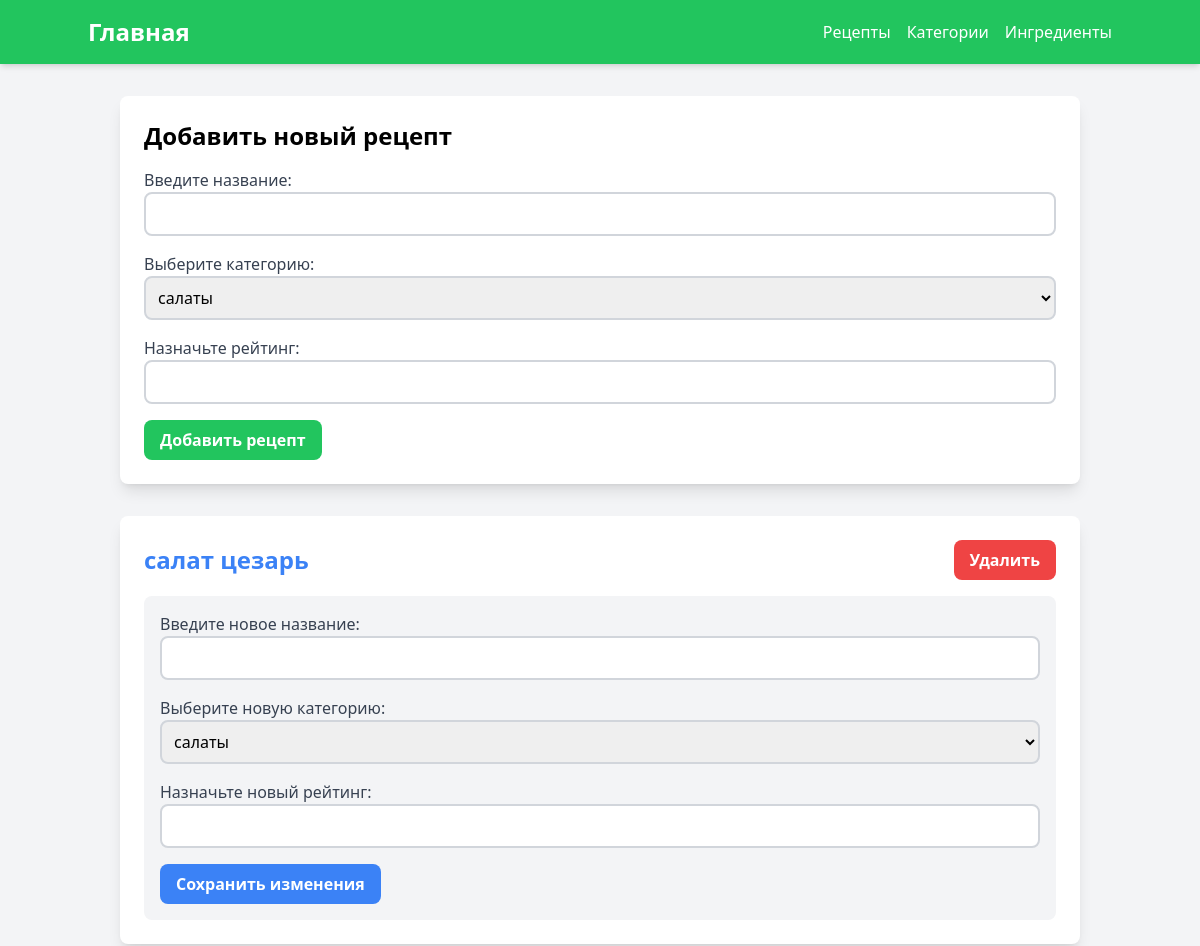
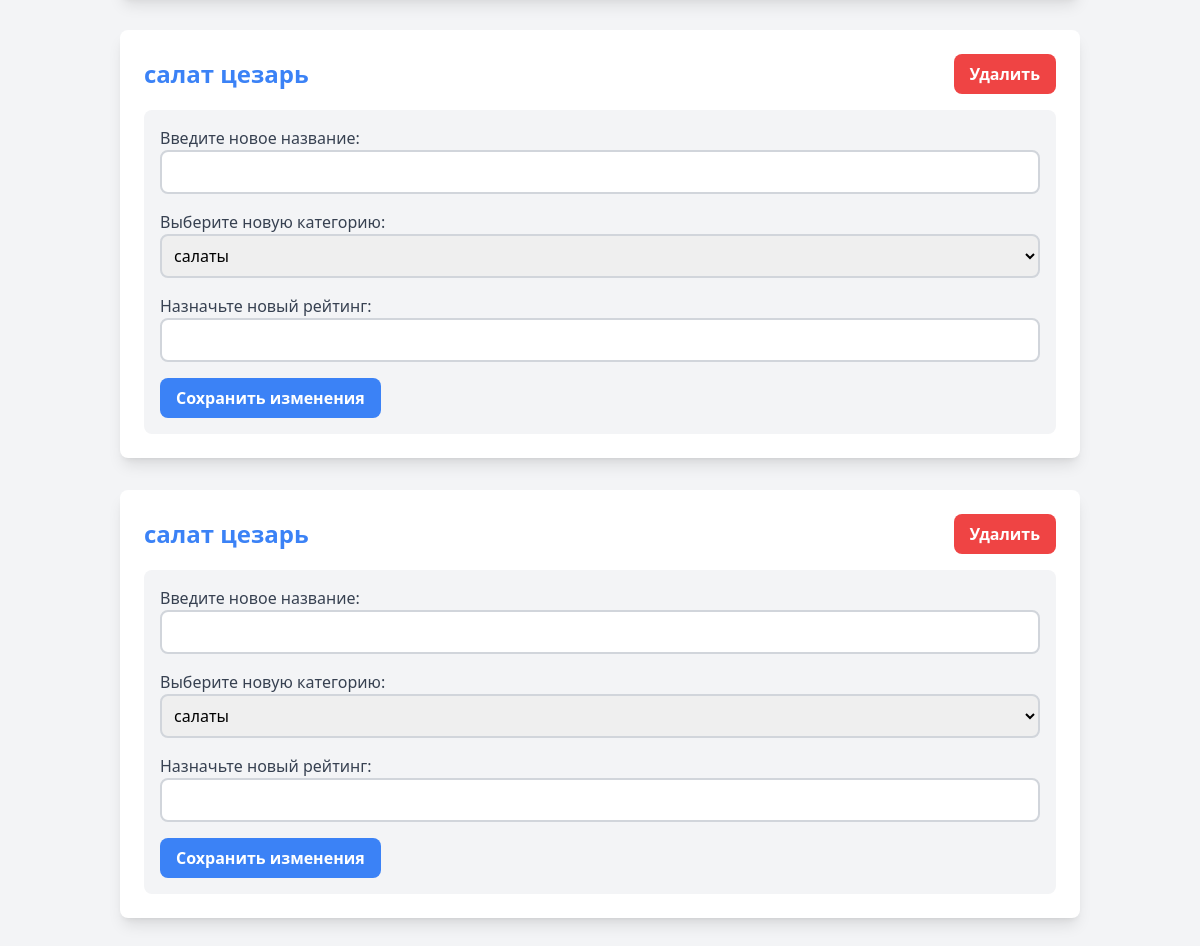
The app's page /recipe_pages, older data (2 pictures, top to bottom).
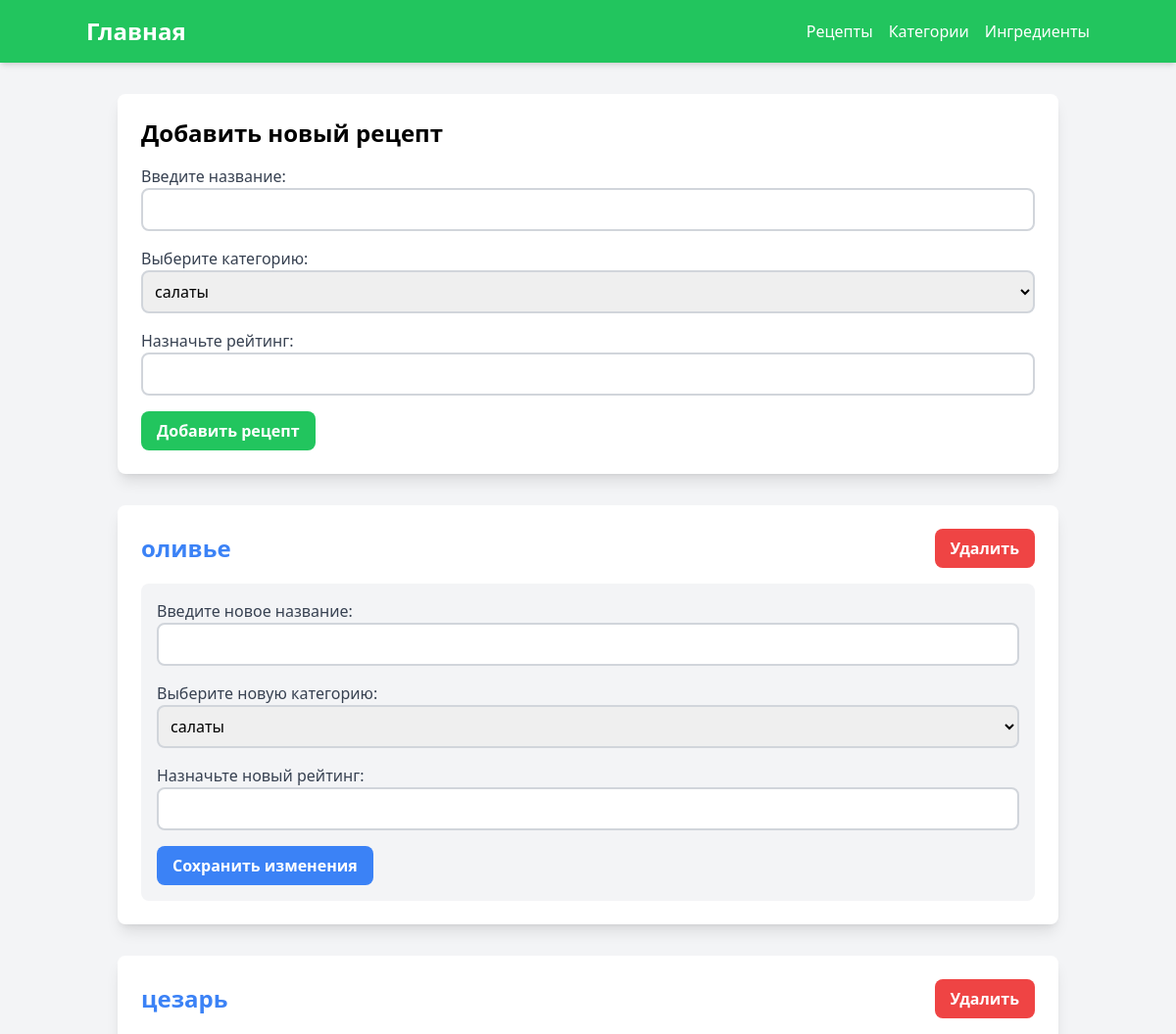
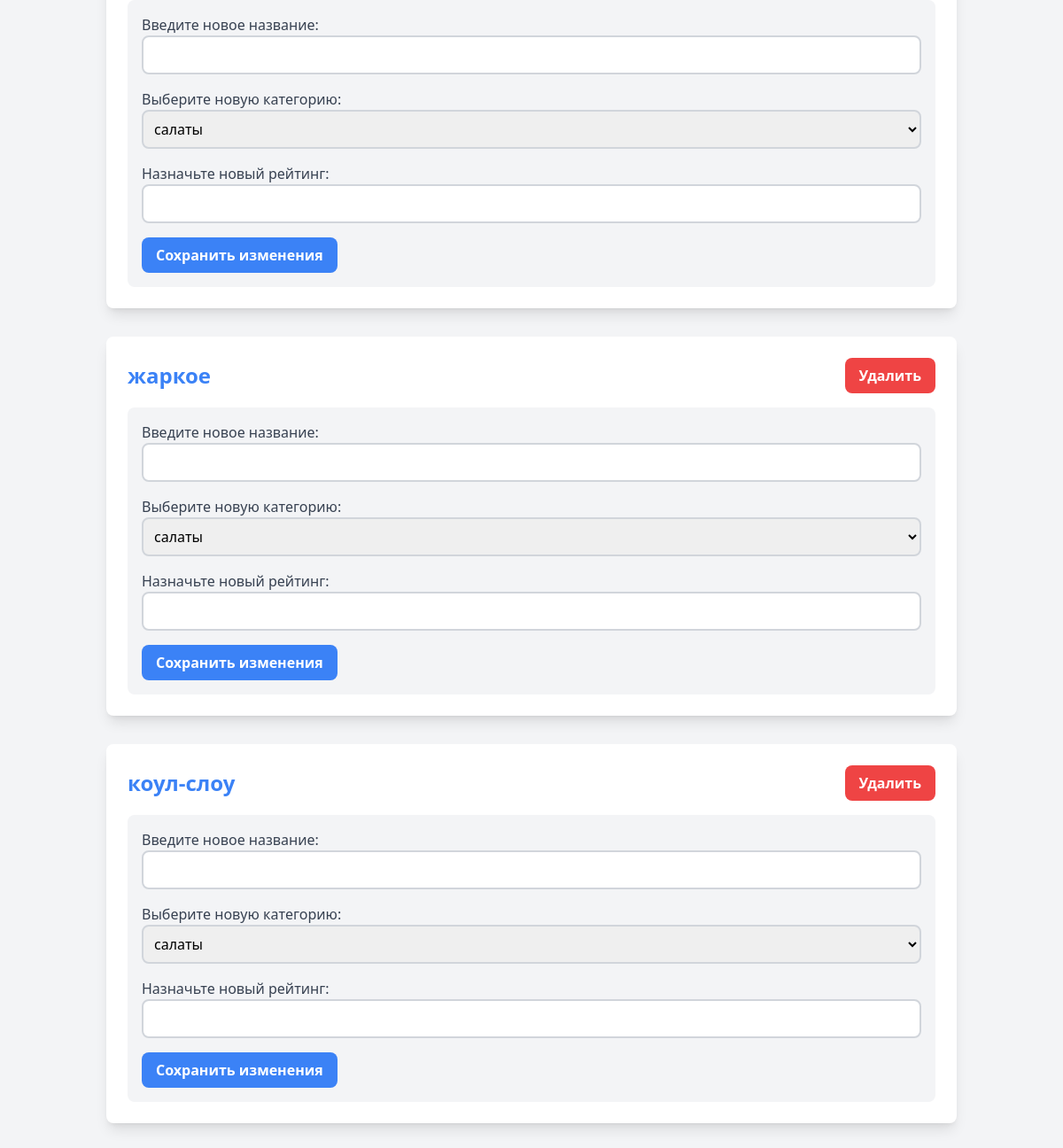
The same page, newer data (2 pictures, top to bottom).
### orm/recipe.py (models this page shows)
class RecipeOrm(Model):
    __tablename__ = 'recipies'
    id: Mapped[int] = mapped_column(primary_key=True)
    name: Mapped[str]
    category_id: Mapped[int] = mapped_column(ForeignKey('categories.id'))
    category: Mapped[CategoryOrm] = relationship()
    rating: Mapped[int]
    ingredients: Mapped[list['IngredientOrm']] = relationship(
        secondary='recipe_ingredients',
        backref='ingredients',
        lazy='selectin',
    )

### pages/recipe.py (the view)
@router.get('')
async def get_recipe_template(
    request: Request, recipes=Depends(get_all)
):
    categories = await get_all_categories()
    return templates.TemplateResponse(
        'recipes.html',
        {
            'request': request,
            'recipes': recipes['data'],
            'categories': categories['data'],
        }
    )

### templates/recipes.html (shortened to what this page needs)
{% extends "header.html" %}
{% block content %}
<div class="container mx-auto p-8">
    <div class="bg-white rounded-lg shadow-lg p-6 mb-8">
        <h2 class="text-2xl font-bold mb-4">Добавить новый рецепт</h2>
        <form action="{{ url_for('create_recipe_template') }}" method="post">
            <div class="mb-4">
                <label class="block text-gray-700" for="new_name">Введите название: </label>
                <input class="border-2 border-gray-300 p-2 w-full rounded-lg" type="text" id="new_name" name="name" required>
            </div>
            <div class="mb-4">
                <label class="block text-gray-700" for="category">Выберите категорию: </label>
                <select class="border-2 border-gray-300 p-2 w-full rounded-lg" name="category">
                    {% for category in categories %}
                        <option value="{{ category.id }}">{{ category.name }}</option>
                    {% endfor %}
                </select>
            </div>
            <div class="mb-4">
                <label class="block text-gray-700" for="new_rating">Назначьте рейтинг: </label>
                <input class="border-2 border-gray-300 p-2 w-full rounded-lg" type="text" id="new_rating" name="rating" required>
            </div>
            <button class="bg-green-500 text-white font-bold py-2 px-4 rounded-lg hover:bg-green-600" type="submit">Добавить рецепт</button>
        </form>
    </div>
    {% for recipe in recipes %}
        <div class="bg-white rounded-lg shadow-lg p-6 mb-8">
            <div class="flex justify-between items-center mb-4">
                <div class="font-bold text-2xl">
                    <form action="{{ url_for('get_recipe', id=recipe.id) }}" method="get">
                        <button type="submit" class="text-blue-500 hover:underline">{{ recipe.name }}</button>
                    </form>
                </div>
                <div class="flex space-x-4">
                    <form action="{{ url_for('delete_recipe_template', id=recipe.id) }}" method="post">
                        <button class="bg-red-500 text-white font-bold py-2 px-4 rounded-lg hover:bg-red-600" type="submit">Удалить</button>
                    </form>
                </div>
            </div>
            <div class="bg-gray-100 p-4 rounded-lg">
                <form action="{{ url_for('update_recipe_template', id=recipe.id) }}" method="post">
                    <div class="mb-4">
                        <label class="block text-gray-700" for="new_name_{{ recipe.id }}">Введите новое название: </label>
                        <input class="border-2 border-gray-300 p-2 w-full rounded-lg" type="text" id="new_name_{{ recipe.id }}" name="name" required>
                    </div>
                    <div class="mb-4">
                        <label class="block text-gray-700" for="new_category_{{ recipe.id }}">Выберите новую категорию: </label>
                        <select class="border-2 border-gray-300 p-2 w-full rounded-lg" name="category">
                            {% for category in categories %}
                                <option value="{{ category.id }}">{{ category.name }}</option>
                            {% endfor %}
                        </select>
                    </div>
                    <div class="mb-4">
                        <label class="block text-gray-700" for="new_rating_{{ recipe.id }}">Назначьте новый рейтинг: </label>
                        <input class="border-2 border-gray-300 p-2 w-full rounded-lg" type="text" id="new_rating_{{ recipe.id }}" name="rating" required>
                    </div>
                    <button class="bg-blue-500 text-white font-bold py-2 px-4 rounded-lg hover:bg-blue-600" type="submit">Сохранить изменения</button>
                </form>
            </div>
        </div>
    {% endfor %}
</div>
{% endblock %}

Row changes from the older to the newer data that the page shows:
removed RecipeOrm: name "салат цезарь"
removed RecipeOrm: name "салат цезарь"
changed RecipeOrm: name "салат цезарь" → "оливье"
added RecipeOrm: name "цезарь"
added RecipeOrm: name "жаркое"
added RecipeOrm: name "коул-слоу"
